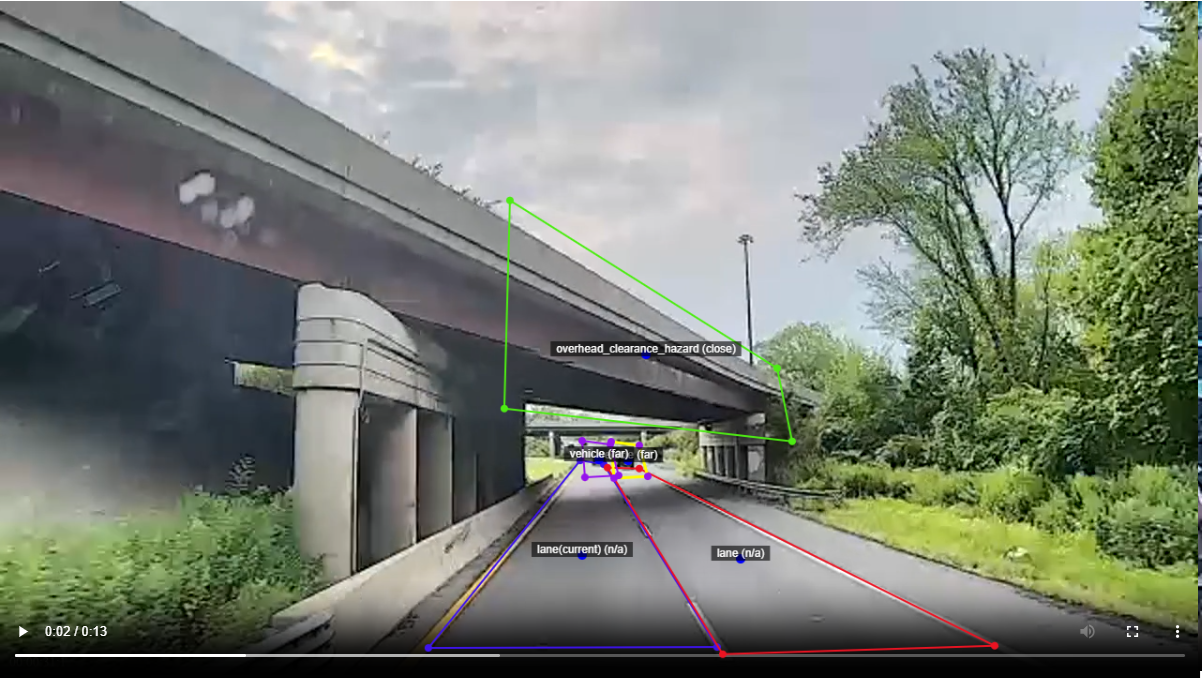
#> input picture docs_data_mterials/data/driving/render/lytx_3-1.png, 1202 x 680 px
$ python -i frame_preprocessor.py   (imports and definitions only)
#> lines starting #> are read from the running program, lines starting #| are printed output that depends on the picture
#> further down, picture is the input picture: shape (680, 1202, 3); mean B, G, R 117.4, 127.5, 121.1
"""Frame preprocessing pipeline for improving detection quality.

Applies computer-vision preprocessing to frames before object detection:
- CLAHE histogram equalisation on luminance channel
- Unsharp-mask sharpening
- Brightness normalisation
- Optional 2x2 grid cropping with overlap for small-object detection
"""
import logging
from typing import List, Tuple

import cv2
import numpy as np

logger = logging.getLogger(__name__)

# ---------------------------------------------------------------------------
# CLAHE contrast enhancement
# ---------------------------------------------------------------------------

def enhance_contrast(
    frame: np.ndarray,
    clip_limit: float = 2.0,
    tile_grid_size: Tuple[int, int] = (8, 8),
) -> np.ndarray:
    """Apply CLAHE on the L channel of LAB colour space.

    Args:
        frame: BGR image (uint8).
        clip_limit: CLAHE clip limit.
        tile_grid_size: Grid size for CLAHE tiles.

    Returns:
        Contrast-enhanced BGR image.
    """
#> called with clip_limit = 2, tile_grid_size = (8, 8)
    lab = cv2.cvtColor(frame, cv2.COLOR_BGR2LAB)
#> lab: shape (680, 1202, 3); mean of channels 0, 1, 2 131.8, 124, 132.7
    l_channel, a_channel, b_channel = cv2.split(lab)
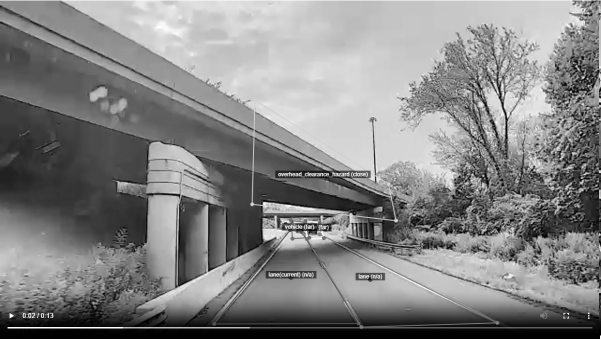
#> l_channel: shape (680, 1202) (shown at 1/2 size); min 0, max 255, mean 131.8
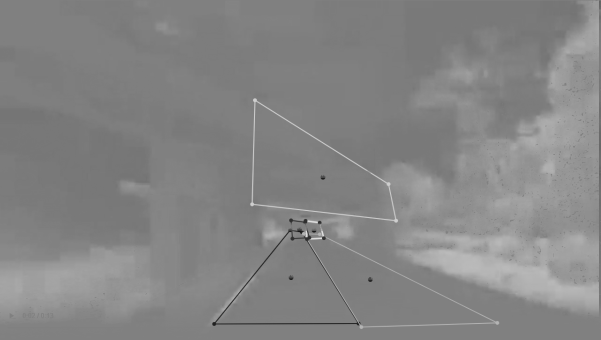
#> b_channel: shape (680, 1202) (shown at 1/2 size); min 20, max 223, mean 132.7

    clahe = cv2.createCLAHE(clipLimit=clip_limit, tileGridSize=tile_grid_size)
    l_enhanced = clahe.apply(l_channel)
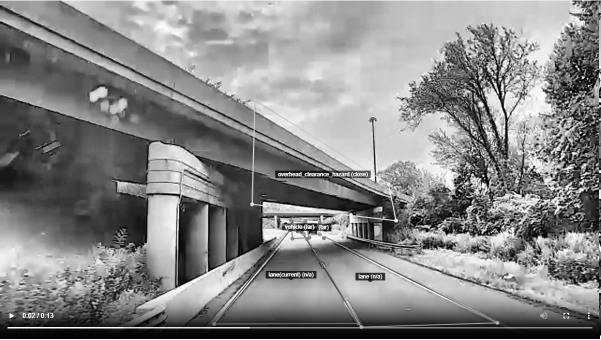
#> l_enhanced: shape (680, 1202) (shown at 1/2 size); min 0, max 255, mean 134.5

    merged = cv2.merge([l_enhanced, a_channel, b_channel])
#> merged: shape (680, 1202, 3); mean of channels 0, 1, 2 134.5, 124, 132.7
    result = cv2.cvtColor(merged, cv2.COLOR_LAB2BGR)
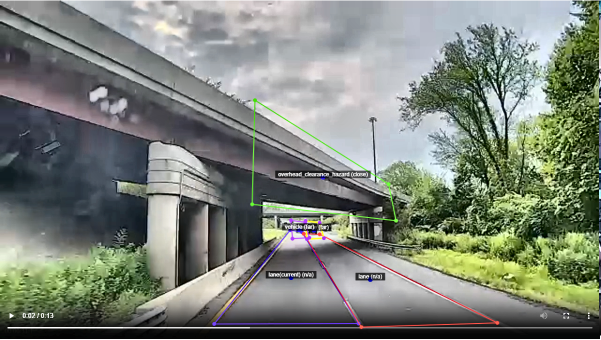
#> result: shape (680, 1202, 3) (shown at 1/2 size); mean B, G, R 120.5, 130.7, 124.2
    return result


# ---------------------------------------------------------------------------
# Sharpening (unsharp mask)
# ---------------------------------------------------------------------------

def sharpen(frame: np.ndarray, sigma: float = 1.0, strength: float = 1.5) -> np.ndarray:
    """Apply unsharp-mask sharpening.

    Args:
        frame: BGR image (uint8).
        sigma: Gaussian blur sigma.
        strength: Sharpening strength multiplier.

    Returns:
        Sharpened BGR image.
    """
    blurred = cv2.GaussianBlur(frame, (0, 0), sigma)
    sharpened = cv2.addWeighted(frame, 1.0 + strength, blurred, -strength, 0)
    return np.clip(sharpened, 0, 255).astype(np.uint8)


# ---------------------------------------------------------------------------
# Brightness normalisation
# ---------------------------------------------------------------------------

def normalize_brightness(
    frame: np.ndarray,
    target_mean: float = 127.0,
    min_usable_mean: float = 12.0,
) -> np.ndarray:
    """Normalise frame to a consistent mean brightness.

    Args:
        frame: BGR image (uint8).
        target_mean: Desired mean luminance value.
        min_usable_mean: Below this luminance the frame is considered
            "dark / no signal" and we return it unchanged. Without this
            guard, a near-black frame (mean≈1) scales up by ~127× and
            becomes a uniform mid-grey image — the exact "gray frame
            with detections on top" symptom we saw in production on
            Lytx / Pace cameras whose first frames are all-black before
            the decoder hits a keyframe.

    Returns:
        Brightness-adjusted BGR image.
    """
#> called with target_mean = 127, min_usable_mean = 12
    lab = cv2.cvtColor(frame, cv2.COLOR_BGR2LAB)
#> lab: shape (680, 1202, 3); mean of channels 0, 1, 2 134.5, 124.1, 132.6
    l_channel = lab[:, :, 0].astype(np.float32)
    current_mean = float(l_channel.mean())
#> current_mean = 134.5
    if current_mean < min_usable_mean:
        return frame

    scale = target_mean / current_mean
#> scale = 0.944
    l_channel = np.clip(l_channel * scale, 0, 255).astype(np.uint8)
    lab[:, :, 0] = l_channel
#> lab: shape (680, 1202, 3); mean of channels 0, 1, 2 126.5, 124.1, 132.6
    return cv2.cvtColor(lab, cv2.COLOR_LAB2BGR)


# ---------------------------------------------------------------------------
# Grid cropping with overlap (for small-object detection)
# ---------------------------------------------------------------------------

# [33 lines left out: function generate_crops, not called in this run]


# ---------------------------------------------------------------------------
# Full preprocessing pipeline
# ---------------------------------------------------------------------------

def preprocess_frame(
    frame: np.ndarray,
    do_contrast: bool = True,
    do_sharpen: bool = True,
    do_brightness: bool = True,
) -> np.ndarray:
    """Apply the full preprocessing pipeline to a single frame.

    Args:
        frame: BGR image (uint8).
        do_contrast: Apply CLAHE contrast enhancement.
        do_sharpen: Apply unsharp-mask sharpening.
        do_brightness: Apply brightness normalisation.

    Returns:
        Preprocessed BGR image.
    """
    result = frame.copy()
    if do_contrast:
        result = enhance_contrast(result)
    if do_brightness:
        result = normalize_brightness(result)
    if do_sharpen:
        result = sharpen(result)
#> in sharpen, `blurred = cv2.GaussianBlur(frame, (0, 0), sigma)`:
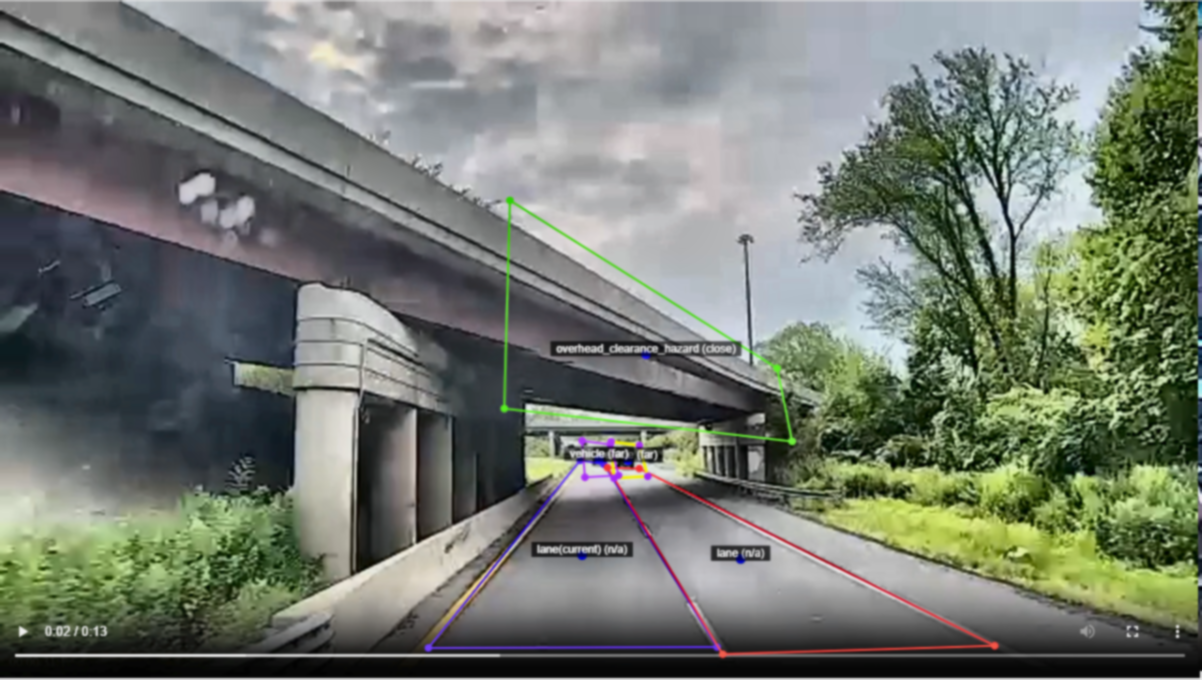
#> blurred: shape (680, 1202, 3); mean B, G, R 112.3, 122.4, 115.9
    return result

>>> import cv2
>>> picture = cv2.imread('../../docs_data_mterials/data/driving/render/lytx_3-1.png')
>>> result = preprocess_frame(picture)

$ run again, on docs_data_mterials/data/driving/render/lytx_3-2.png
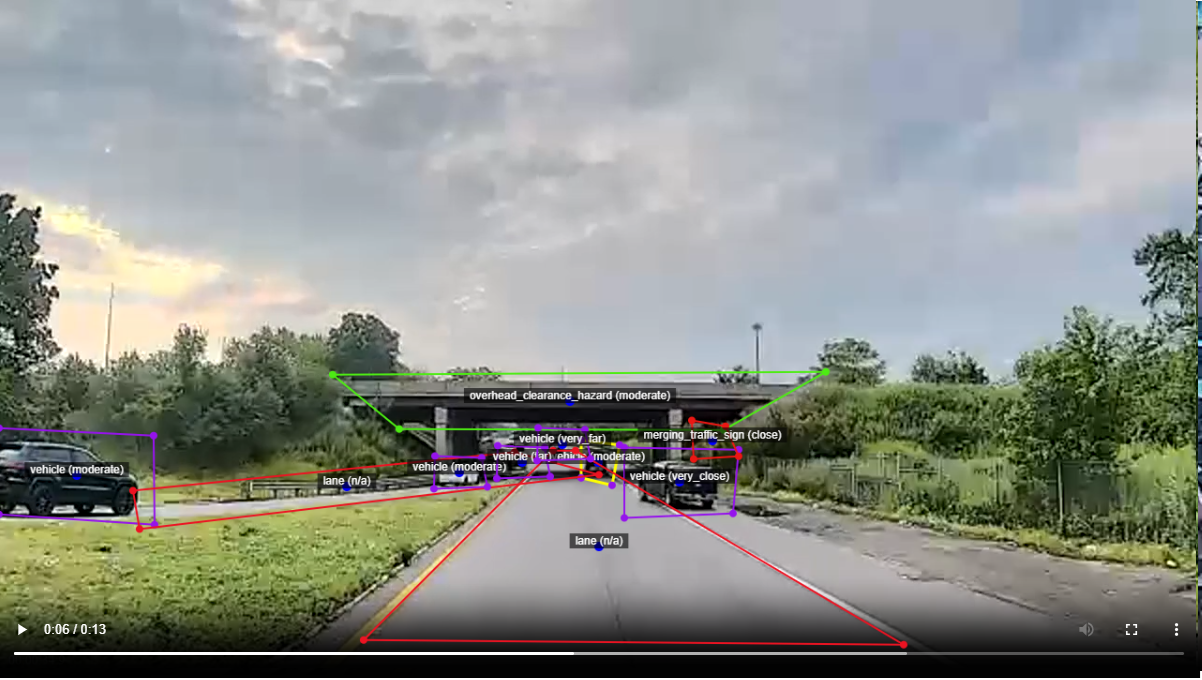
#> input picture docs_data_mterials/data/driving/render/lytx_3-2.png, 1202 x 680 px
#> picture is the input picture: shape (680, 1202, 3); mean B, G, R 138.5, 144.7, 140.9
#> merged: shape (680, 1202, 3); mean of channels 0, 1, 2 149.8, 125.7, 131.2
#> in enhance_contrast, `result = cv2.cvtColor(merged, cv2.COLOR_LAB2BGR)`:
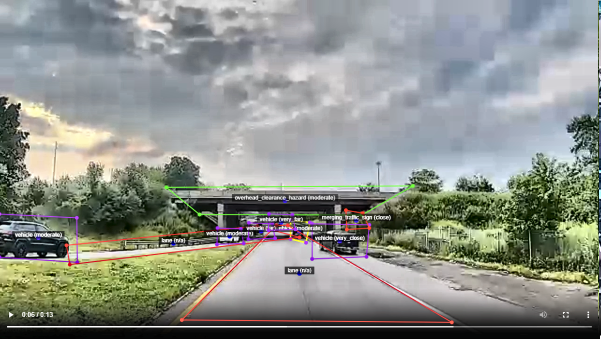
#> result: shape (680, 1202, 3) (shown at 1/2 size); mean B, G, R 138, 144.5, 140.7
#> current_mean = 149.8
#> scale = 0.848
#> in normalize_brightness, `return cv2.cvtColor(lab, cv2.COLOR_LAB2BGR)`:
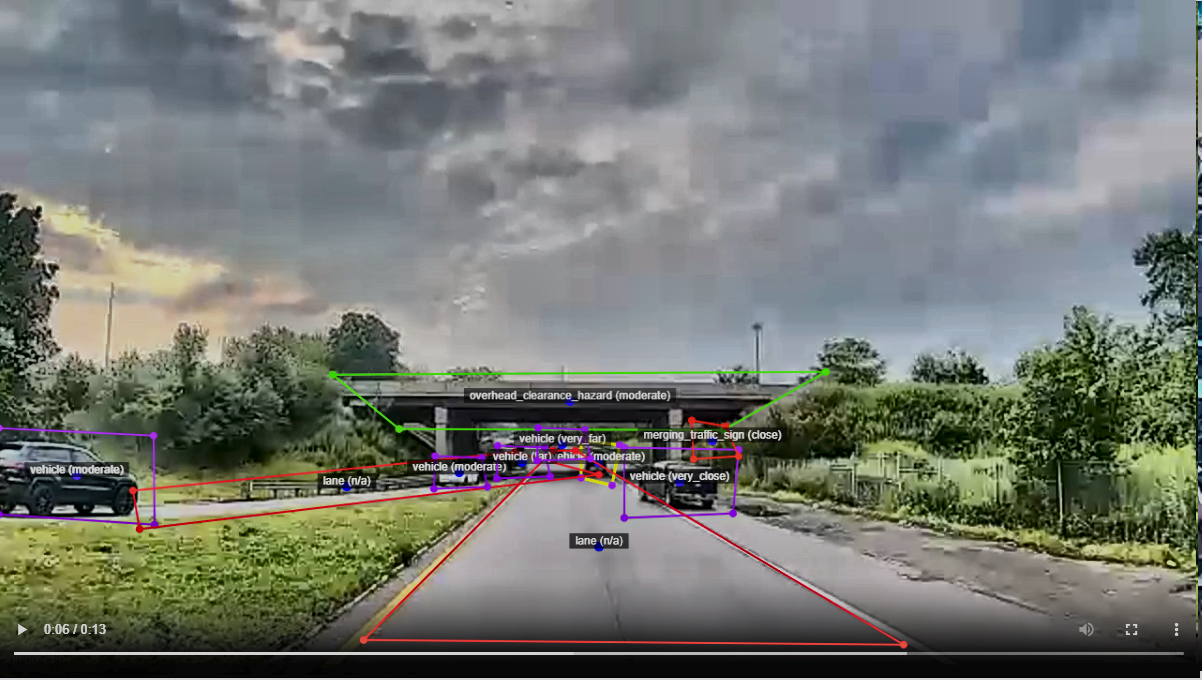
#> returned value: shape (680, 1202, 3); mean B, G, R 114.1, 120.5, 116.6

$ run again, on docs_data_mterials/data/driving/render/netradyne_1-1.png
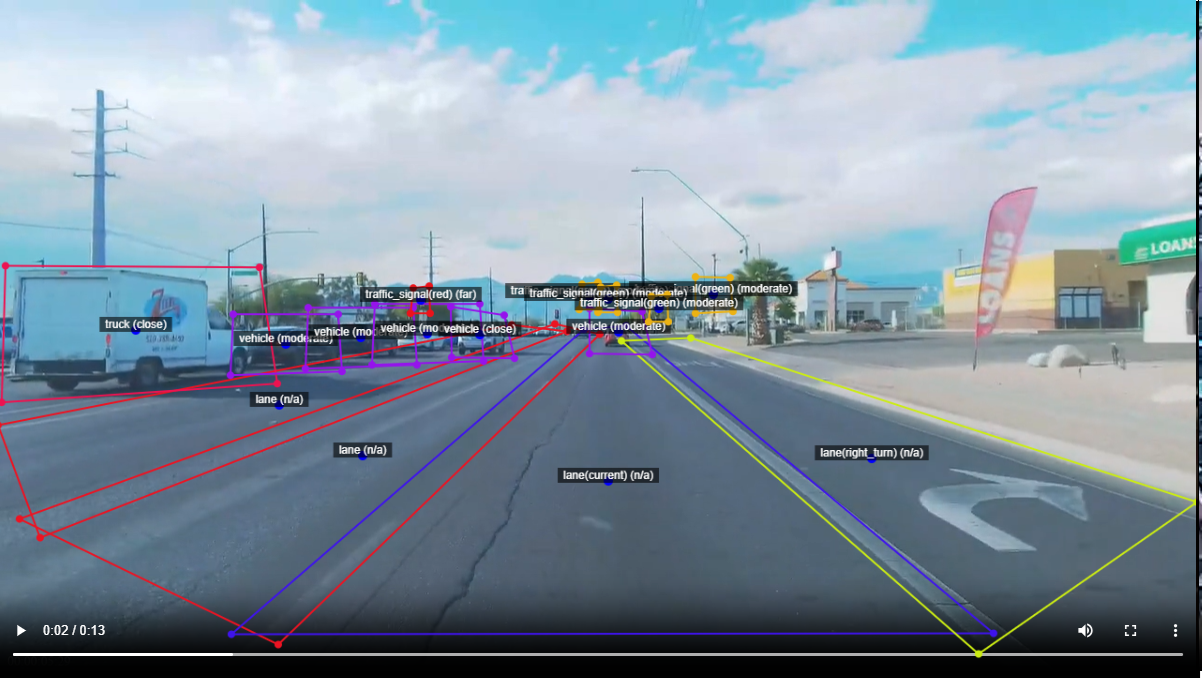
#> input picture docs_data_mterials/data/driving/render/netradyne_1-1.png, 1202 x 680 px
#> picture is the input picture: shape (680, 1202, 3); mean B, G, R 161.3, 147.4, 128.9
#> merged: shape (680, 1202, 3); mean of channels 0, 1, 2 148.1, 125.4, 118.9
#> in enhance_contrast, `result = cv2.cvtColor(merged, cv2.COLOR_LAB2BGR)`:
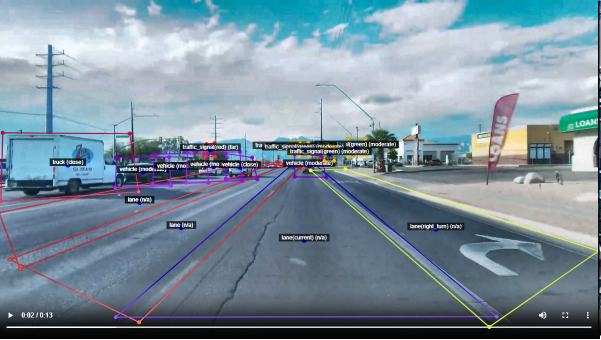
#> result: shape (680, 1202, 3) (shown at 1/2 size); mean B, G, R 157.3, 143.6, 124.1
#> current_mean = 148.2
#> scale = 0.857
#> in normalize_brightness, `return cv2.cvtColor(lab, cv2.COLOR_LAB2BGR)`:
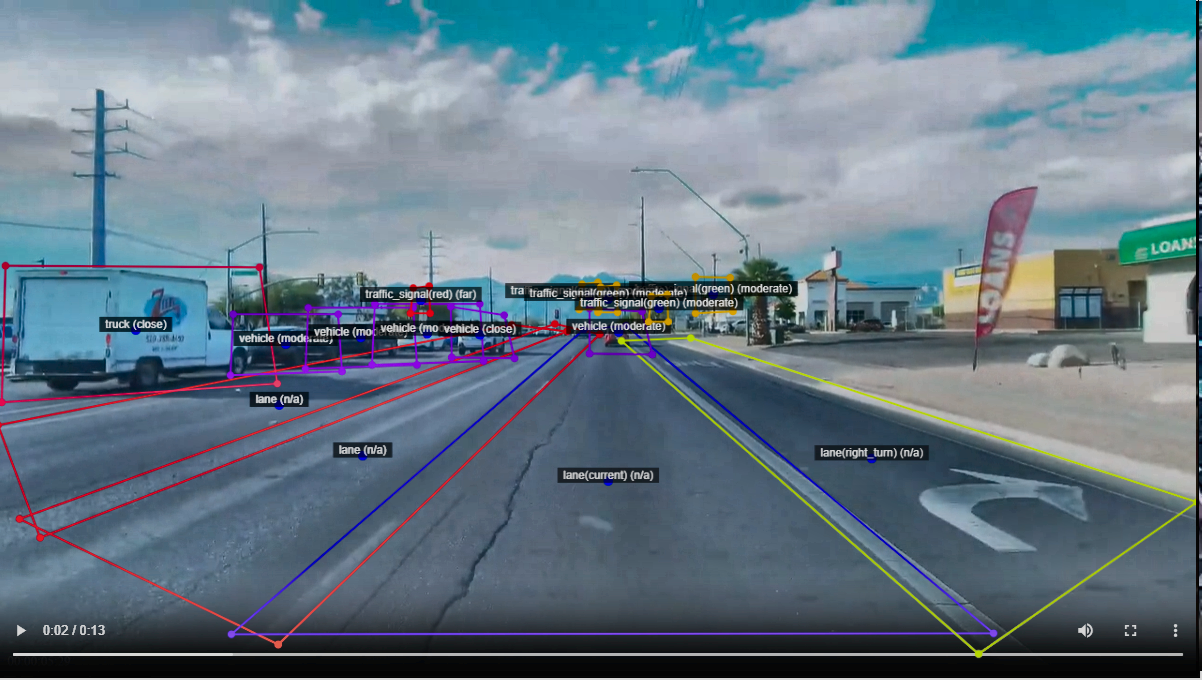
#> returned value: shape (680, 1202, 3); mean B, G, R 134.7, 121.3, 101.8
